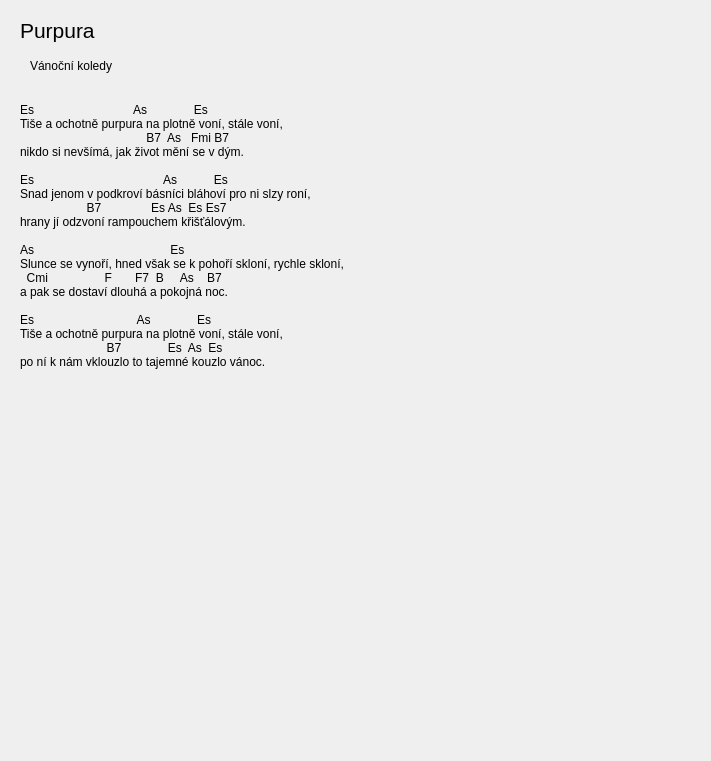
<?xml version="1.0" encoding="UTF-8"?>
<ui version="4.0">
 <class>Form</class>
 <widget class="QWidget" name="Form">
  <property name="geometry">
   <rect>
    <x>0</x>
    <y>0</y>
    <width>711</width>
    <height>761</height>
   </rect>
  </property>
  <property name="windowTitle">
   <string>Form</string>
  </property>
  <widget class="QLabel" name="label">
   <property name="geometry">
    <rect>
     <x>20</x>
     <y>10</y>
     <width>141</width>
     <height>41</height>
    </rect>
   </property>
   <property name="font">
    <font>
     <pointsize>16</pointsize>
    </font>
   </property>
   <property name="text">
    <string>Purpura</string>
   </property>
  </widget>
  <widget class="QLabel" name="label_3">
   <property name="geometry">
    <rect>
     <x>20</x>
     <y>80</y>
     <width>401</width>
     <height>311</height>
    </rect>
   </property>
   <property name="text">
    <string>Es                              As              Es
Tiše a ochotně purpura na plotně voní, stále voní,
                                      B7  As   Fmi B7
nikdo si nevšímá, jak život mění se v dým.

Es                                       As           Es
Snad jenom v podkroví básníci bláhoví pro ni slzy roní,
                    B7               Es As  Es Es7
hrany jí odzvoní rampouchem křišťálovým.

As                                         Es
Slunce se vynoří, hned však se k pohoří skloní, rychle skloní,
  Cmi                 F       F7  B     As    B7
a pak se dostaví dlouhá a pokojná noc.

Es                               As              Es
Tiše a ochotně purpura na plotně voní, stále voní,
                          B7              Es  As  Es
po ní k nám vklouzlo to tajemné kouzlo vánoc.</string>
   </property>
  </widget>
  <widget class="QLabel" name="label_2">
   <property name="geometry">
    <rect>
     <x>30</x>
     <y>50</y>
     <width>91</width>
     <height>31</height>
    </rect>
   </property>
   <property name="text">
    <string>Vánoční koledy</string>
   </property>
  </widget>
  <widget class="QLabel" name="label_4">
   <property name="geometry">
    <rect>
     <x>340</x>
     <y>70</y>
     <width>321</width>
     <height>561</height>
    </rect>
   </property>
   <property name="styleSheet">
    <string notr="true">background-image: url(:/newPrefix/Main/pics/akordy1.png);</string>
   </property>
   <property name="text">
    <string/>
   </property>
  </widget>
 </widget>
 <resources>
  <include location="Purpura.ui"/>
 </resources>
 <connections/>
</ui>
